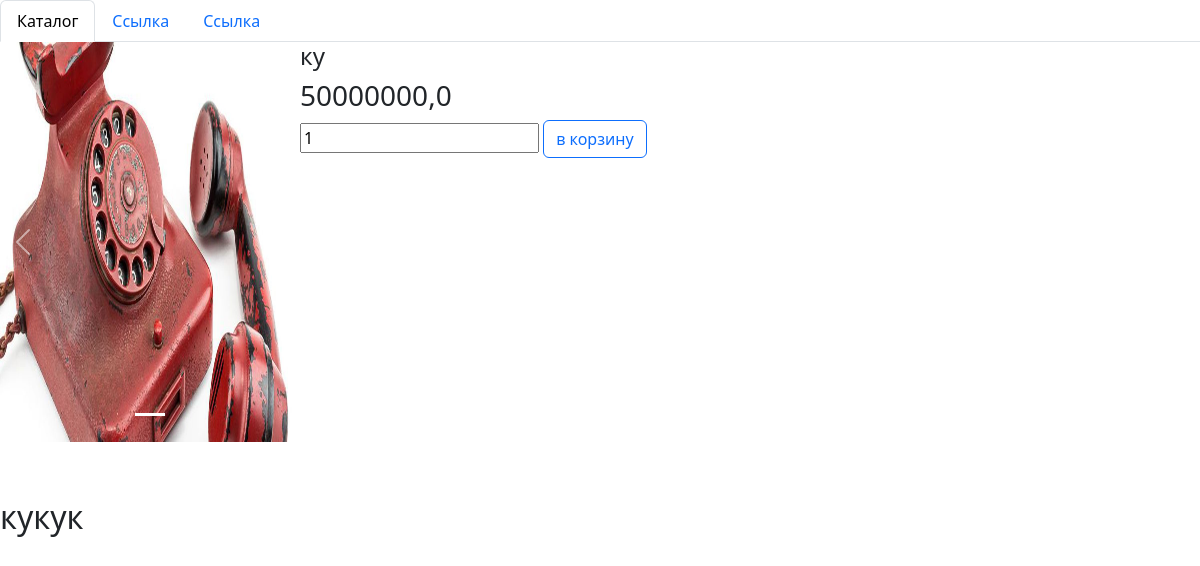
/product/1/, run on the app's committed database.
### main/models.py (models this page shows, shortened)
class Product(models.Model):
	name = models.CharField(max_length = 200)
	description = models.TextField()
	description_small = models.CharField(max_length = 400)
	price = models.FloatField()
	img = models.ImageField( upload_to='images')
	id_catolog = models.ForeignKey('Catolog',on_delete = models.CASCADE)
	class Meta:
		verbose_name = "товар"
		verbose_name_plural = "товары"

### main/views.py (the view)
# urls.py: path("product/<int:ids>/",views.product_car, name = "product_car"),
def product_car(request,ids):
	product_osn = Product.objects.get(id = ids)
	try:
		dop_img = dop_img_product.objects.filter(product=product_osn)
		kol = []
		for i in range(0, dop_img.count()):
			kol.append(i+1)
		return render(request, "main/product.html",{'product_osn': product_osn,"dop_img":dop_img,"kol":kol})
	except:
		return render(request, "main/product.html",{'product_osn': product_osn})

### main/templates/main/product.html (shortened to what this page needs)
{% extends "main/main.html" %}
{% block content %}
	<div style="float: left; width: 25%; height: 50px;">
		<div id="carouselExampleIndicators" class="carousel slide">
		  <div class="carousel-indicators">
		    <button type="button" data-bs-target="#carouselExampleIndicators" data-bs-slide-to="0" class="active" aria-current="true" aria-label="Slide 1"></button>
		  </div>
		  <div class="carousel-inner">
		    <div class="carousel-item active">
		    	<img src="{{ product_osn.img.url }}" class="d-block w-100" alt="..." width="150" height="400">
		    </div>
		  </div>
	      <button class="carousel-control-prev" type="button" data-bs-target="#carouselExampleIndicators" data-bs-slide="prev">
	        <span class="carousel-control-prev-icon" aria-hidden="true"></span>
	      </button>
	      <button class="carousel-control-next" type="button" data-bs-target="#carouselExampleIndicators" data-bs-slide="next">
	        <span class="carousel-control-next-icon" aria-hidden="true"></span>
	      </button>
		</div>
	</div>
	<div style="float: left; width: 50%; height: 50px;">
		<h4>{{product_osn.name}}</h4>
		<h3>{{product_osn.price}}</h3>
		<form method="post" action="/add_shopping_cart/{{product_osn.id}}/">
			<input type="text" name="col" value="1"/>
			<imput type="submit"  value="в корзину"  class="btn btn-outline-primary"/> в корзину
		</form>
	</div>
	<div >
		<br />
		<br />
		<br />
		<br />
		<br />
		<br />
		<br />
		<br />
		<br />
		<br />
		<br />
		<br />
		<br />
		<br />
		<br />
		<br />
		<br />
		<br />
		<br />
		<h2>{{product_osn.description}}</h2>
	</div>
{% endblock %}

### data on the page
Product: img (picture), name "ку", price "50000000,0", description "кукук"
